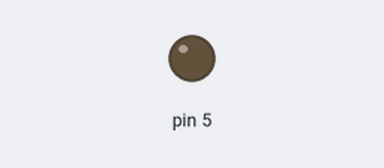
A sketch run on a simulated Arduino Uno, built with avr-gcc and run on an emulated ATmega328P. Shown: output pins drawn as LEDs (lit = HIGH).

Above: at 0.03 s.
At 7.31 s:
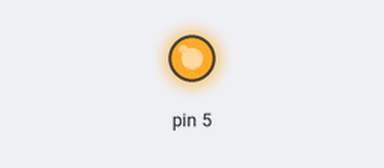
Timing chart, 0 to 8.7 s (numbered marks = the images above):
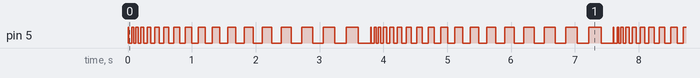

The sketch:

flash_feb26a.ino
```cpp
//int blankDelay=0;
void setup() {//set up a pin for volt output
  pinMode(5, OUTPUT);
}

void loop() {
  for (int blankDelay = 0; blankDelay < 200; blankDelay = blankDelay + 10) {
    //blankDelay=blankDelay+10;
    digitalWrite(5, HIGH);
    delay(blankDelay);
    digitalWrite(5, LOW);
    delay(blankDelay);
  }
}
```

Measured:
- by itself, pin 5: moves between LOW and HIGH, repeating every 3.8 s
